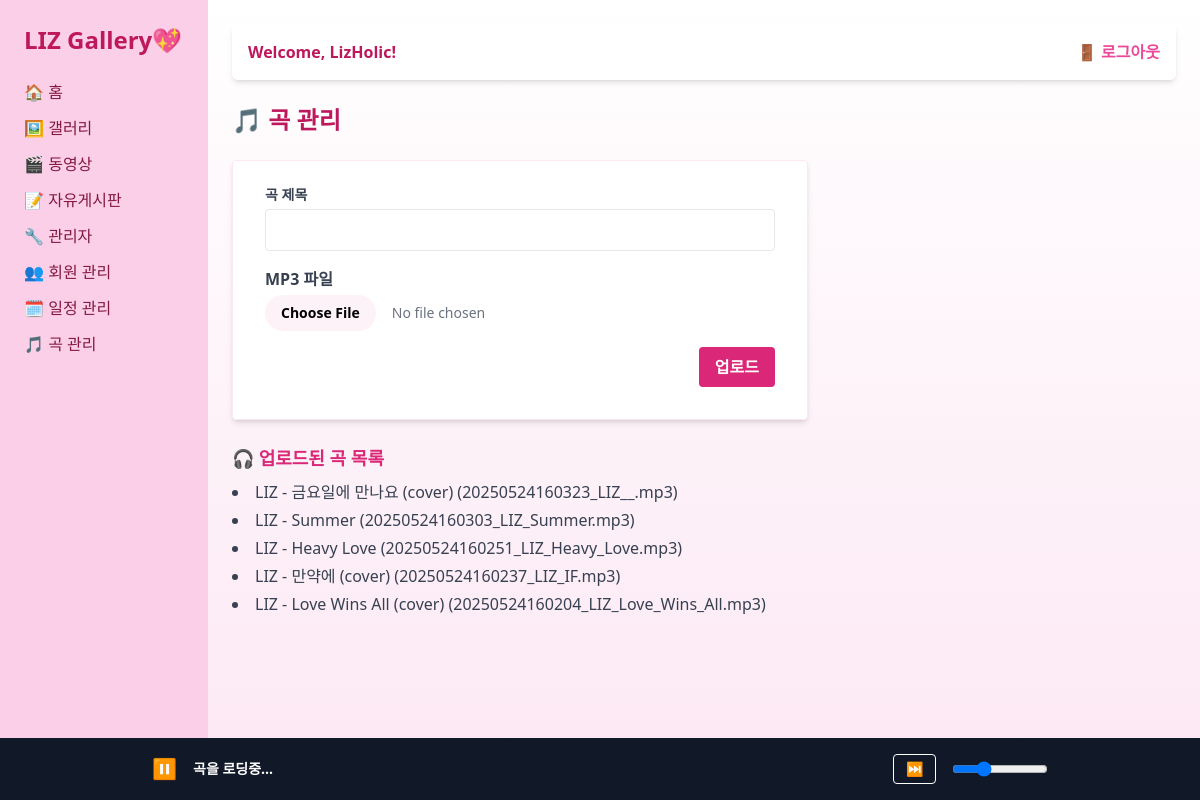
Before: /admin/songs (signed in) with the older database file.
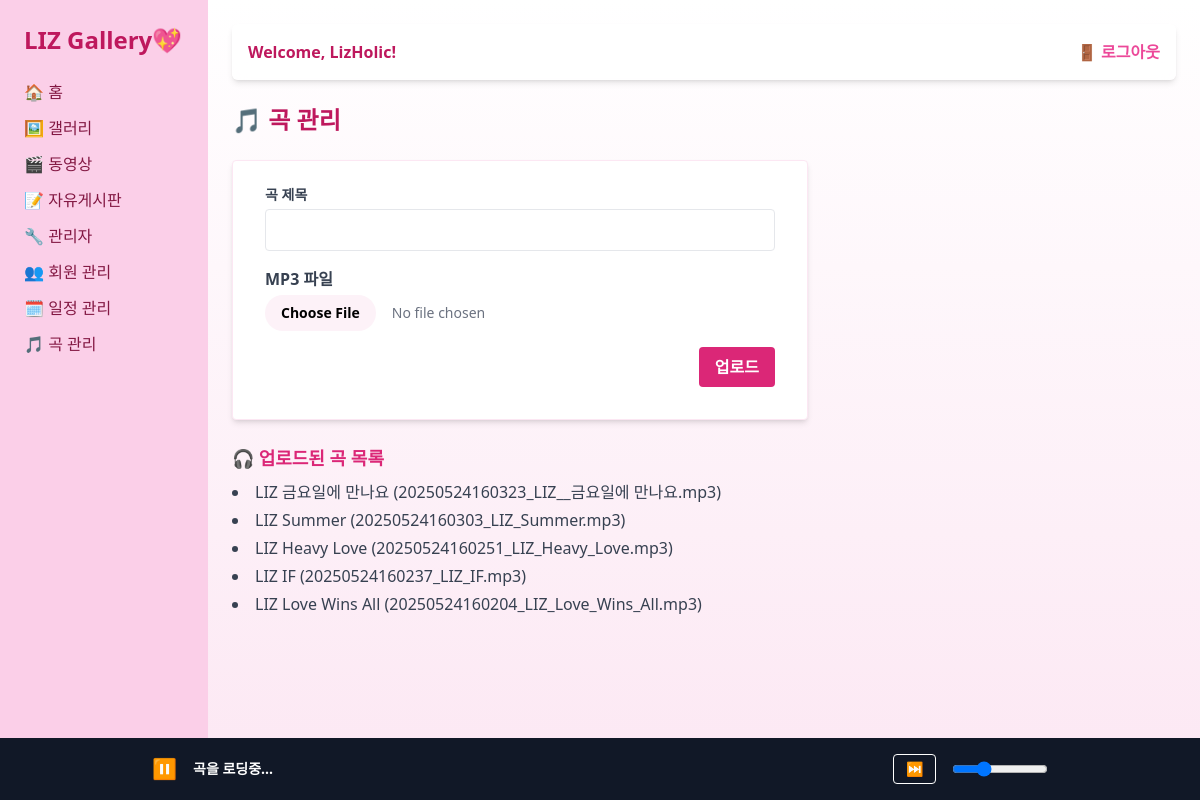
After: the same page with the newer database file.
### app.py (models this page shows)
class User(db.Model, UserMixin):
    id = db.Column(db.Integer, primary_key=True)
    username = db.Column(db.String(80), unique=True, nullable=False)
    password = db.Column(db.String(200), nullable=False)
    email = db.Column(db.String(120), unique=True, nullable=False)
    is_admin = db.Column(db.Boolean, default=False)
    is_verified = db.Column(db.Boolean, default=False)

class Song(db.Model):
    id = db.Column(db.Integer, primary_key=True)
    title = db.Column(db.String(100), nullable=False)
    filename = db.Column(db.String(200), nullable=False)
    uploaded_at = db.Column(db.DateTime, default=lambda: datetime.now(KST))

### app.py (the view, shortened to what this page needs)
@app.route('/admin/songs', methods=['GET', 'POST'])
@login_required
def manage_songs():
    if not is_admin():
        flash("접근 권한이 없습니다.")
        return redirect(url_for('home'))
    songs = Song.query.order_by(Song.uploaded_at.desc()).all()
    if request.headers.get("X-Requested-With") == "XMLHttpRequest":
        return render_template("admin/admin_songs_content.html", songs=songs)
    return render_template("admin/admin_songs.html", songs=songs)

### app.py (called while the page is built)
def is_admin():
    return current_user.is_authenticated and current_user.is_admin

@login_manager.user_loader
def load_user(user_id):
    return db.session.get(User, int(user_id))

@app.context_processor
def inject_songs():
    songs = Song.query.order_by(Song.uploaded_at.asc()).all()
    return dict(songs=songs)

### templates/admin/admin_songs.html
{% extends "layouts/base.html" %}
{% block content %}
    {% include "admin/admin_songs_content.html" %}
{% endblock %}

### templates/layouts/base.html (shortened to what this page needs)
<!DOCTYPE html>
<html lang="ko">
    <head>
        <script src="https://cdn.tailwindcss.com"></script>
    </head>
    <body class="bg-gradient-to-b from-white to-pink-100 min-h-screen flex flex-col">
        <div class="flex flex-1">
            <aside class="w-52 bg-pink-200 p-6 flex flex-col gap-6">
                <h3 class="text-2xl font-extrabold text-pink-700">LIZ Gallery💖</h3>
                <nav class="flex flex-col gap-3">
                    <a href="{{ url_for('home') }}" class="ajax-link text-pink-900 hover:text-pink-600 transition">🏠 홈</a>
                    <a href="{{ url_for('gallery') }}" class="ajax-link text-pink-900 hover:text-pink-600 transition">🖼 갤러리</a>
                    <a href="{{ url_for('videos') }}" class="ajax-link text-pink-900 hover:text-pink-600 transition">🎬 동영상</a>
                    <a href="{{ url_for('write_post') }}" class="ajax-link text-pink-900 hover:text-pink-600 transition">📝 자유게시판</a>
                    {% if current_user.is_authenticated and current_user.is_admin %}
                        <a href="{{ url_for('admin_page') }}" class="ajax-link text-pink-900 hover:text-pink-600 transition">🔧 관리자</a>
                        <a href="{{ url_for('user_list') }}" class="ajax-link text-pink-900 hover:text-pink-600 transition">👥 회원 관리</a>
                        <a href="{{ url_for('manage_schedules') }}" class="ajax-link text-pink-900 hover:text-pink-600 transition">🗓 일정 관리</a>
                        <a href="{{ url_for('manage_songs') }}" class="ajax-link text-pink-900 hover:text-pink-600 transition">🎵 곡 관리</a>
                    {% endif %}
                </nav>
            </aside>
            <main class="flex-1 p-6">
                <header class="sticky top-0 bg-white/70 backdrop-blur shadow-md rounded-md p-4 mb-6 flex justify-between items-center">
                    {% if current_user.is_authenticated %}
                        <span class="text-pink-700 font-semibold">Welcome, {{ current_user.username }}!</span>
                        <a href="{{ url_for('logout') }}" class="ajax-link text-pink-500 hover:text-pink-700 font-bold">🚪 로그아웃</a>
                    {% else %}
                        <div class="space-x-4">
                            <a href="{{ url_for('login') }}" class="ajax-link text-pink-500 hover:text-pink-700 font-semibold">Login</a>
                            <a href="{{ url_for('register') }}" class="ajax-link text-pink-500 hover:text-pink-700 font-semibold">Register</a>
                        </div>
                    {% endif %}
                </header>
                <div id="main-content">
                    {% block content %}{% endblock %}
                </div>
            </main>
        </div>
        <div id="music-player" class="fixed bottom-0 left-0 w-full z-50 bg-gray-900 text-white px-6 py-4">
            <div class="flex items-center justify-between max-w-4xl mx-auto">
                <div class="flex items-center space-x-4">
                    <button id="playPauseBtn" class="text-xl">⏸️</button>
                    <span id="trackTitle" class="text-sm font-semibold">곡을 로딩중...</span>
                </div>
                <div class="flex items-center space-x-4">
                    <button id="nextTrackBtn" class="text-sm px-3 py-1 border border-white rounded hover:text-pink-400">⏭</button>
                    <input type="range" id="volumeSlider" min="0" max="1" step="0.01" value="0.3" class="w-24">
                </div>
            </div>
        </div>
    </body>
</html>

### templates/admin/admin_songs_content.html (shortened to what this page needs)
<div id="main-content">
    <h2 class="text-2xl font-bold text-pink-700 mb-6">🎵 곡 관리</h2>
    <form method="POST" enctype="multipart/form-data" class="bg-white shadow-md rounded px-8 pt-6 pb-8 mb-6 border border-pink-100 w-full max-w-xl">
        <div class="mb-4">
            <label class="block text-gray-700 text-sm font-bold mb-1" for="title">곡 제목</label>
            <input type="text" name="title" id="title" class="w-full border rounded px-3 py-2 focus:outline-none focus:ring focus:border-pink-300" required>
        </div>
        <div class="mb-4">
            <label for="song" class="block text-gray-700 font-semibold mb-1">MP3 파일</label>
            <input type="file" name="song" id="song" accept=".mp3" required class="block w-full text-sm text-gray-500 file:mr-4 file:py-2 file:px-4 file:rounded-full file:border-0 file:text-sm file:font-semibold file:bg-pink-50 file:pink-700 hover:file:bg-pink-100">
        </div>
        <div class="text-right">
            <button type="submit" class="bg-pink-600 hover:bg-pink-700 text-white font-bold py-2 px-4 rounded">업로드</button>
        </div>
    </form>
    <h3 class="text-lg font-semibold mb-2 text-pink-600">🎧 업로드된 곡 목록</h3>
    <ul class="list-disc list-inside space-y-1 text-gray-700">
        {% for song in songs %}
            <li>{{ song.title }} ({{ song.filename }})</li>
        {% else %}
            <li class="text-gray-400">등록된 곡이 없습니다.</li>
        {% endfor %}
    </ul>
</div>

Changed rows visible on the page:
changed Song: title "LIZ - 금요일에 만나요 (cover)" → "LIZ 금요일에 만나요"; filename "20250524160323_LIZ__.mp3" → "20250524160323_LIZ__금요일에 만나요.mp3"
changed Song "20250524160303_LIZ_Summer.mp3": title "LIZ - Summer" → "LIZ Summer"
changed Song "20250524160251_LIZ_Heavy_Love.mp3": title "LIZ - Heavy Love" → "LIZ Heavy Love"
changed Song "20250524160237_LIZ_IF.mp3": title "LIZ - 만약에 (cover)" → "LIZ IF"
changed Song "20250524160204_LIZ_Love_Wins_All.mp3": title "LIZ - Love Wins All (cover)" → "LIZ Love Wins All"
